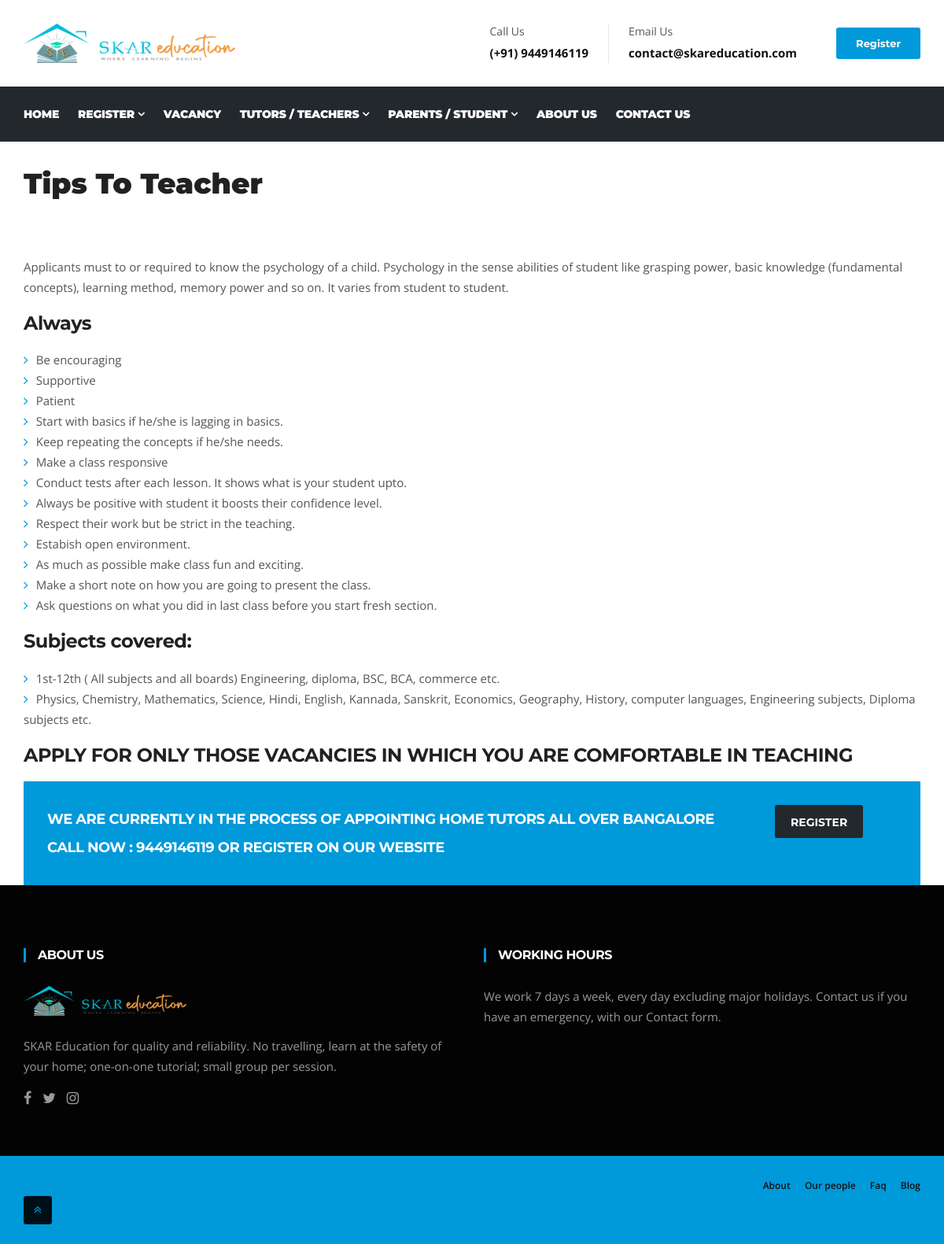
/tutor/tips-to-teacher/, run on the app's committed database.
### skar/models.py (models this page shows, shortened)
class Base(models.Model):
	created_on = models.DateTimeField(auto_now_add=True)
	modified_on = models.DateTimeField(auto_now=True)
	active = models.BooleanField(default = True)
	class Meta:
		abstract = True

class TeacherContent(Base):
	category = models.ForeignKey(TeacherCategory)
	name = models.CharField("Name", max_length=200)
	description = RichTextField("Description")

### skar/views.py (the view)
# urls.py: url(r'^tutor/(?P<slug>[\w-]+)/$', tutor_content, name='tutor_content'),
def tutor_content(request, slug):
	category = TeacherCategory.objects.filter(slug=slug).latest('id')
	content = TeacherContent.objects.filter(category=category)
	return render(request, 'tutor-content.html', locals())

### skar/templatetags/skar_tags.py (called while the page is built)
@register.simple_tag()
def get_student_category():
	return StudentCategory.objects.filter(active=True).order_by('order')

@register.simple_tag()
def get_teacher_category():
	return  TeacherCategory.objects.filter(active=True).order_by('order')

### templates/tutor-content.html (shortened to what this page needs)
{% extends "base.html" %}
{% block body %}
<section id="main-container" class="main-container">
	<div class="container">
		{% if content %}
			{% for data in content %}
			<h1 class="section-sub-title">{{data.name}}</h1>
			<div class="post-body">
				<div class="entry-content">
					{{data.description|safe}}
				</div>
			</div>
			{% endfor %}
		{% else %}
			<h1 class="section-sub-title text-center">Coming Soon</h1>
		{% endif %}
	</div>
</section>
<section class="call-to-action-box no-padding">
   <div class="container">
      <div class="action-style-box">
         <div class="row">
            <div class="col-md-10">
               <div class="call-to-action-text">
                  <h3 class="action-title">We are currently in the process of appointing home tutors all over Bangalore Call Now : 9449146119 OR register on our website</h3>
               </div>
            </div>
            <div class="col-md-2">
               <div class="call-to-action-btn">
                  <a href="/register-tutor/" class="btn btn-dark">Register</a>
               </div>
            </div>
         </div>
      </div>
   </div>
</section>
{% endblock %}

### static/css/style.css (style rules this page uses)
body { background: #fff; color: #555; }
body, p { font-family: 'Open Sans', sans-serif; text-rendering: optimizeLegibility; -webkit-font-smoothing: antialiased !important; line-height: 26px; font-size: 15px; }
h1, h2, h3, h4, h5, h6 { color: #212121; font-weight: 700; font-family: 'Montserrat', sans-serif; text-rendering: optimizeLegibility; -webkit-font-smoothing: antialiased !important; }
h1 { font-size: 36px; line-height: 48px; }
h3 { font-size: 24px; margin-bottom: 20px; text-transform: uppercase; letter-spacing: -.5px; }
html { overflow-x: hidden !important; width: 100%; height: 100%; position: relative; -webkit-font-smoothing: antialiased; text-rendering: optimizeLegibility; }
body { border: 0; margin: 0; padding: 0; }
a:link, a:visited { text-decoration: none; }
a { color: inherit; transition: .2s ease; }
section, .section-padding { padding: 30px 0; position: relative; }
.no-padding { padding: 0; }
.section-sub-title { font-weight: 900; font-size: 36px; line-height: 46px; margin: 0 0 50px; color: #212121; }
.btn-primary, .btn-dark { border: 0; border-radius: 3px; padding: 12px 20px 10px; font-weight: 700; text-transform: uppercase; color: #fff; font-family: 'Montserrat', sans-serif; -webkit-transition: 350ms; -moz-transition: 350ms; -o-transition: 350ms; transition: 350ms; }
.btn-dark { background: #23282d; }
.list-round, .list-arrow, .list-check { list-style: none; margin: 0; padding: 0 0 0 15px; }
.list-arrow { padding: 0; }
ul.list-arrow li:before { font-family: FontAwesome; content: "\f105"; margin-right: 10px; color: #0099da; font-size: 16px; }
.entry-content ul li:before { font-family: FontAwesome; content: "\f105"; margin-right: 10px; color: #0099da; font-size: 16px; }
.entry-content ul li { display: inherit; }
.entry-content h3 { text-transform: initial; }
.call-to-action-box { margin-top: -50px; }
.call-to-action-box .action-style-box { background: #0099da; padding:30px; }
.action-title { color: #fff; margin: 0; line-height: 36px; font-size: 18px; text-transform: uppercase; }
.post-body { padding: 20px 0; }

### data on the page
TeacherContent: name "Tips To Teacher", description "Applicants must to or required to know the psychology of a child. Psychology in the sense abilities of student like grasping power, basic knowledge (fundamental concepts), learning method, memory power and so on. It varies from student to student. Always Be encouraging Supportive Patient Start with basics if he/she is lagging in basics. Keep repeating the concepts if he/she needs. Make a class responsive Conduct tests after each lesson. It shows what is your student upto. Always be positive with student it boosts their confidence level. Respect their work but be strict in the teaching. Estabish open environment. As much as possible make class fun and exciting. Make a short note on how you…"
